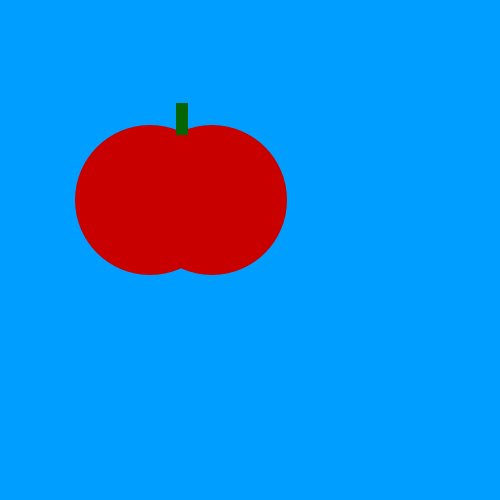
Frame 1 (no input)
Frame 60 (the mouse pressed at the canvas centre just before this capture): identical to frame 1, image omitted
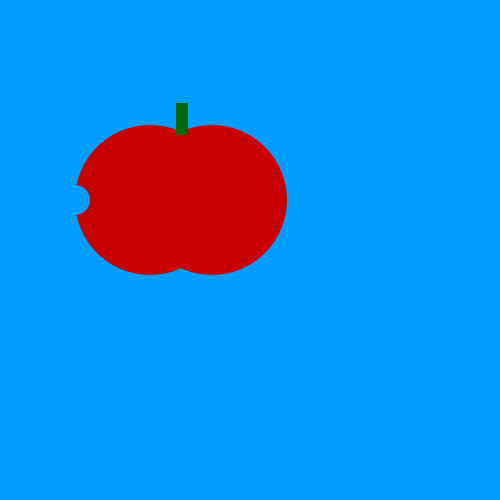
Frame 120 (the mouse held since frame 60 and released just before this capture)

The Processing sketch that drew these frames (run headless with seeded random() and noise(); from frame 60 on, the mouse is pressed at the canvas centre):

// Processing sketch: Tomatoe
// ── Tomatoe.pde
void setup() {
    size(500, 500);
}
void draw() {
    background(#009FFF);
    noStroke();
    
    fill(200, 0, 0);
    ellipse(150, 200, 150, 150);
    ellipse(212, 200, 150, 150);
    
    fill(5, 100, 5);
    rect(176, 103, 12, 32);
    
    if(mousePressed) {
      fill(#009FFF);
      ellipse(75, 200, 30, 30);
    }
}
